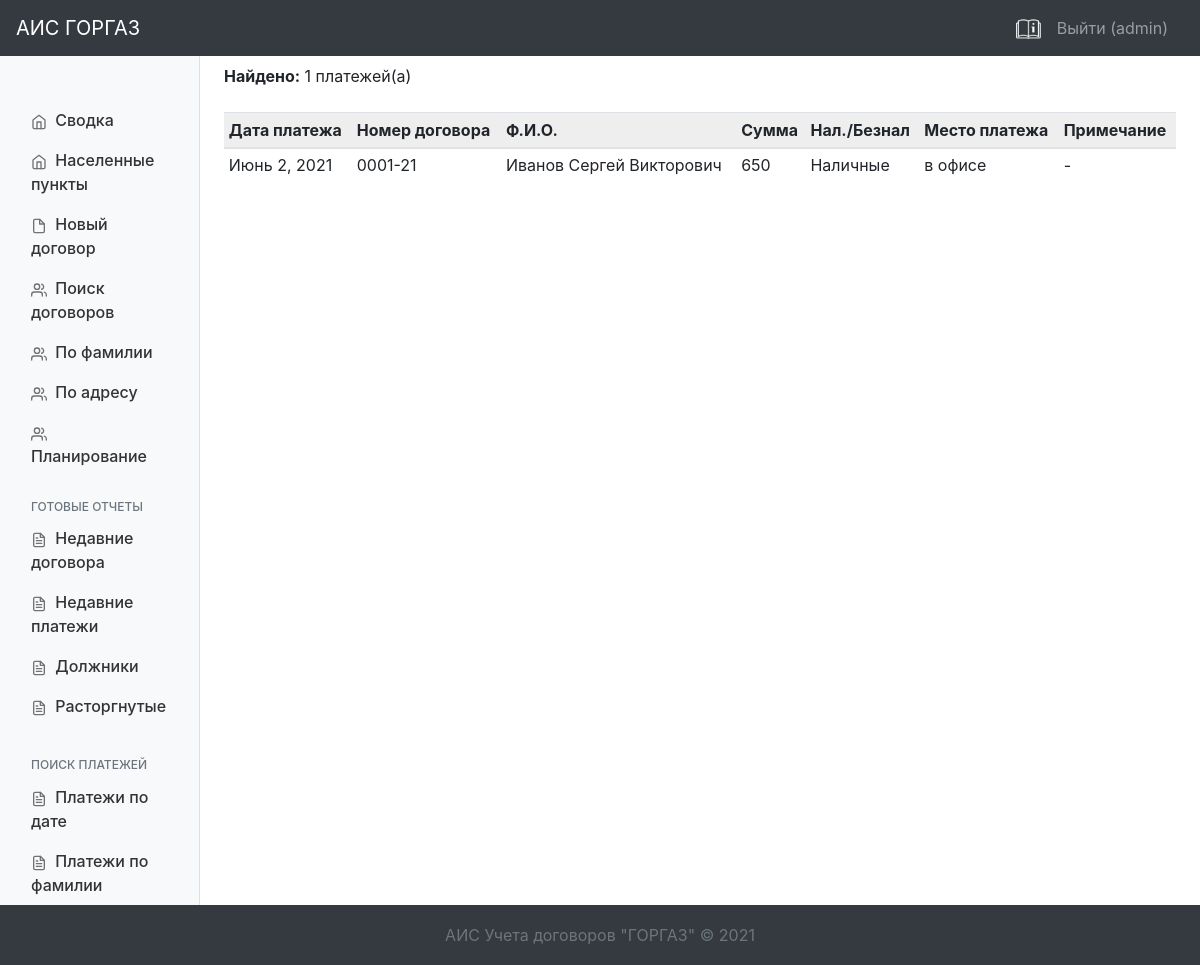
/payments/ (signed in), run on the app's committed database.
### dogovor/models.py (models this page shows, shortened)
class Payment(models.Model):
    dogovor_id = models.ForeignKey(Dogovor, on_delete=models.CASCADE)
    pay_type = models.BooleanField(verbose_name='Наличные')
    date = models.DateField(blank=False, verbose_name='Дата оплаты')
    amount = models.IntegerField(blank=False, verbose_name='Сумма')
    pay_place = models.CharField(max_length=50, blank=True, verbose_name='Место оплаты', default='В офисе')
    comment = models.CharField(max_length=500, blank=True, verbose_name='Примечание', null=True)
    dolg = models.BooleanField(blank=False, null=False, default=False, verbose_name='Долг')
    created_by = models.ForeignKey(settings.AUTH_USER_MODEL, on_delete=models.PROTECT)
    create_time = models.DateTimeField(auto_now=True, null=True, verbose_name='Время обновления платежа')
    class Meta:
        verbose_name = 'Оплата'
        verbose_name_plural = 'Оплаты'

class Dogovor(models.Model):
    name = models.CharField(max_length=200, blank=True, verbose_name='ФИО')
    number = models.CharField(max_length=15, blank=True, verbose_name='Номер договора')
    date = models.DateField(blank=True, verbose_name='Дата заключения договора')
    end_date = models.DateField(blank=True, null=True, verbose_name='Дата окончания договора')
    tel1 = models.CharField(max_length=10, blank=True, verbose_name='Телефон 1')
    tel2 = models.CharField(max_length=10, blank=True, verbose_name='Телефон 2')
    tel3 = models.CharField(max_length=100, blank=True, verbose_name='Телефон 3')
    fiz = models.BooleanField(verbose_name='Физлицо')
    address_city = models.CharField(max_length=100, blank=True, verbose_name='Населенный пункт')
    address_street = models.CharField(max_length=200, blank=True, verbose_name='Улица')
    address_house = models.CharField(max_length=50, blank=True, verbose_name='Дом')
    address_kv = models.CharField(max_length=10, blank=True, verbose_name='Квартира')
    equip = models.CharField(max_length=200, blank=True, verbose_name='Оборудование')
    sum = models.IntegerField(blank=True, verbose_name='Сумма')
    discount = models.IntegerField(blank=True, verbose_name='Скидка', default=0)
    amount = models.IntegerField(blank=True, verbose_name='Итого')
    comment = models.CharField(max_length=500, blank=True, verbose_name='Примечание')
    id_old = models.IntegerField(null=True, verbose_name='Old Id', default=None)
    active = models.BooleanField(default=True, verbose_name='Действующий')   # Действует / Расторгнут
    created_by = models.ForeignKey(settings.AUTH_USER_MODEL, on_delete=models.PROTECT)
    create_time = models.DateTimeField(auto_now=True, null=True, verbose_name='Время обновления договора')
    terminate_date = models.DateField(null=True, blank=True, verbose_name='Дата расторжения договора')
    class Meta:
        verbose_name = 'Договор'
        verbose_name_plural = 'Договора'

### dogovor/views.py (the view)
# urls.py: path('payments/', views.payments, name='payments'),
def payments(request):
    payments_data = Payment.objects.all().order_by('-date')[:100]
    summa = payments_data.aggregate(Sum('amount'))['amount__sum']
    data = {
        'title': 'Последние платежи',
        'payments': payments_data,
        'summa': summa,
    }
    return render(request, 'dogovor/payments.html', data)

### templates/dogovor/payments.html (shortened to what this page needs)
{% extends 'dogovor/base.html' %}
{% load static %}
{% block content %}
<main class="col-md-9 ms-sm-auto col-lg-10 px-md-4 flex-fill">
    {% include 'inc/_payments.html' %}
</main>
{% endblock %}

### templates/dogovor/base.html (shortened to what this page needs)
{% load static %}
<!DOCTYPE html>
<html lang="ru">
<head>
    <link rel="stylesheet" href="{% static '/css/main.css' %}">
    <link rel="stylesheet" href="{% static '/css/print.css' %}">
    <link rel="stylesheet" href="{% static '/css/bootstrap.min.css' %}">
    <link href="{% static '/css/bootstrap-select.min.css' %}" rel="stylesheet">
    <link rel="stylesheet" href="{% static '/css/jquery-ui.css' %}">
</head>
<body>
<header>
     <nav class="navbar navbar-dark bg-dark d-print-none">
         <a class="navbar-brand" href="/">АИС ГОРГАЗ</a>
         <a class="navbar-brand ml-auto" href="{% static '/doc/manual.pdf' %}" target="_blank">
             <img src="{% static 'images/manual.png' %}" width="25px">
         </a>
         <ul class="navbar-nav mr-3">
             <li class="nav-item">
                 {% if user.is_authenticated %}
                    <a class="nav-link" href="{% url 'logout' %}">Выйти ({{ user.username }})</a>
                    {% else %}
                    <a class="nav-link" href="{% url 'login' %}">Вход</a>
                    {% endif %}
             </li>
         </ul>
     </nav>
</header>
    <div class="container-fluid d-print-none">
        <div class="row flex-fill">
            {% if user.is_authenticated %}
                {% include 'inc/_nav.html' %}
                {% block content %}{% endblock %}
            {% else %}
                {% include 'inc/_login.html' %}
            {% endif %}
        </div>
    </div>
<footer class="footer bg-dark d-print-none">
    <div class="mainfooter">
        <span class="text-muted">АИС Учета договоров "ГОРГАЗ" © 2021</span>
    </div>
</footer>
</body>
</html>

### templates/inc/_payments.html (shortened to what this page needs)
{% if payments %}
    <div class="mt-2">
        <b>Найдено:</b> {{ payments | length }} платежей(а)
    </div>
    <div class="table-responsive mt-4">
        <table class="table table-sm">
            <thead>
                <tr>
                    <th>Дата платежа</th>
                    <th>Номер договора</th>
                    <th>Ф.И.О.</th>
                    <th>Сумма</th>
                    <th>Нал./Безнал</th>
                    <th>Место платежа</th>
                    <th>Примечание</th>
                </tr>
            </thead>
            <tbody>
            {% if payments %}
                {% for item in payments %}
                <tr class="dogtr
                    {% if item.dolg %}redbg{% endif %}"
                    data-id="{{ item.dogovor_id.id }}">
                    <td data-id="{{ item.dogovor_id.id }}">{{ item.date }}</td>
                    <td data-id="{{ item.dogovor_id.id }}">{{ item.dogovor_id.number }}</td>
                    <td data-id="{{ item.dogovor_id.id }}">{{ item.dogovor_id.name }}</td>
                    <td data-id="{{ item.dogovor_id.id }}">{{ item.amount }}</td>
                    <td data-id="{{ item.dogovor_id.id }}">{% if item.pay_type %}Наличные{% else %}Безнал.{% endif %}</td>
                    <td data-id="{{ item.dogovor_id.id }}">{{ item.pay_place }}</td>
                    <td data-id="{{ item.dogovor_id.id }}">{% if item.comment %}{{ item.comment }}{% else %}-{% endif %}</td>
                </tr>
                {% endfor %}
            {% endif %}
            </tbody>
        </table>
    </div>
{% else %}
    {% if query or name or start_date or end_date or number %}Не найдено ни одного платежа{% endif %}
{% endif %}

### dogovor/static/css/main.css (style rules this page uses)
html, body, { height: 100%; }
.container-fluid { min-height: calc(100vh - 116px); }
.flex-fill { min-height: calc(100vh - 116px); }
body { font-size: .875rem; margin-bottom: 60px; }
.footer > .mainfooter { text-align: center; height: 60px; line-height: 60px; padding-right: 15px; padding-left: 15px; }
th { background: #eeeeee; }

### data on the page
Payment: date "Июнь 2, 2021", dogovor_id.number "0001-21", dogovor_id.name "Иванов Сергей Викторович", amount "650", pay_type "Наличные", pay_place "в офисе"

### other printed values
{{ user.username }} "admin"
{{ payments | length }} "1"
